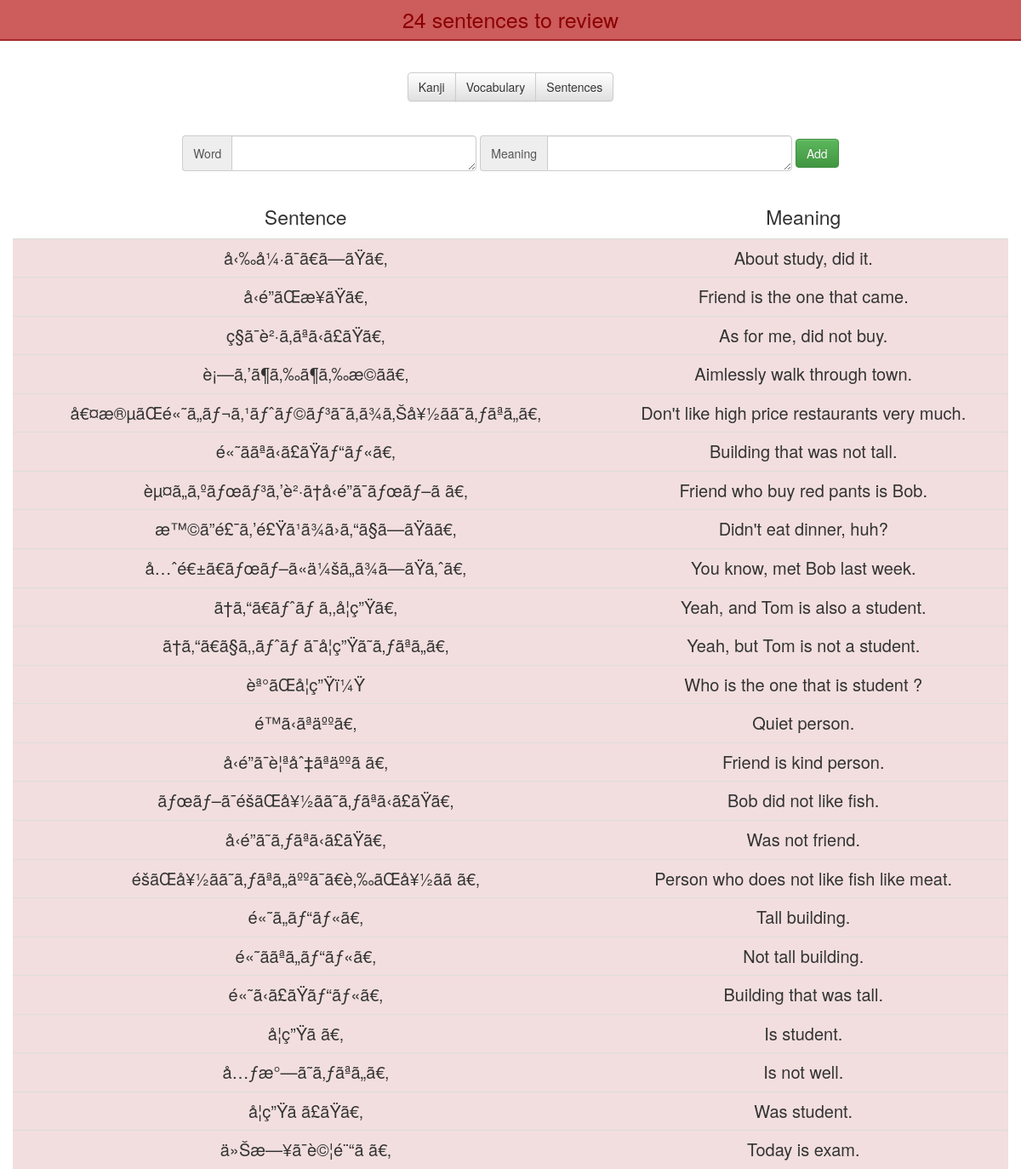
Screenshot of /vocabularyController.php with the database file from the repository.
### tables this page shows
CREATE TABLE `Vocabulary` (
  `id` int(11) NOT NULL AUTO_INCREMENT,
  `chara` text NOT NULL,
  `meaning` text NOT NULL,
  `day` int(11) NOT NULL DEFAULT 1,
  `dateNext` timestamp NOT NULL DEFAULT current_timestamp() ON UPDATE current_timestamp(),
  `toTestKanji` tinyint(4) NOT NULL DEFAULT 0,
  `toTestMeaning` tinyint(4) NOT NULL DEFAULT 0,
  `testable` tinyint(4) NOT NULL DEFAULT 1,
  `word` tinyint(4) NOT NULL DEFAULT 1,
  PRIMARY KEY (`id`)
);

### vocabularyController.php (called while the page is built, shortened)
<?php
include_once("Word.php");
if($_GET["word"]==1) {
    $allWords = getAllWords();
}
else{
    $allWords = getAllSentences();
}
$numberKanji = getNumberToTestKanji($allWords);
$numberMeaning = getNumberToTestMeaning($allWords);
$numberToReview = getNombreARevoir($allWords);
include_once("vocabularyView.php");
?>

### Connection.php (called while the page is built, shortened)
<?php
class Connection{
    private static $bdd = null;
    private function __construct(){
        try{
            self::$bdd = new PDO('mysql:host=localhost;dbname=kanji', 'vivien', '');
        }
        catch(Exception $e){
            die('Erreur : '.$e->getMessage());
        }
    }
    public static function getBdd(){
        return self::$bdd;
    }
}
?>

### Word.php (called while the page is built, shortened)
<?php
class Word{
    private $id;
    private $character;
    private $meaning;
    private $dateNext;
    private $toTestKanji;
    private $toTestMeaning;
    private $class;
    public function __construct($id, $character, $meaning, $day, $dateNext, $toTestKanji, $toTestMeaning, $testable, $word){
        $this->id=$id;
        $this->character=$character;
        $this->meaning=$meaning;
        $this->dateNext=$dateNext;
        $this->toTestKanji=$toTestKanji;
        $this->toTestMeaning=$toTestMeaning;
    }
    public function calculTime(){
        $time = time();
        $second = strtotime($this->dateNext)-$time;
        if($second>0) {
            $jour = floor($second / (60 * 60 * 24));
            $heure = floor(($second - $jour * 24 * 60 * 60) / (60 * 60));
            $minute = floor(($second - $heure * 60 * 60 - $jour * 24 * 60 * 60) / (60));
            $second = floor($second - $minute * 60 - $heure * 60 * 60 - $jour * 24 * 60 * 60);
            if($jour==0){
                $this->class="warning";
                $this->compteur = $heure . "h " . $minute . "m " . $second . "s";
            }
            else
                $this->compteur = $jour . "jours " . $heure . "h " . $minute . "m " . $second . "s";
        }
        else {
            $jour = ceil($second / (60 * 60 * 24));
            $heure = ceil(($second - $jour * 24 * 60 * 60) / (60 * 60));
            $minute = ceil(($second - $heure * 60 * 60 - $jour * 24 * 60 * 60) / (60));
            $second = ceil($second - $minute * 60 - $heure * 60 * 60 - $jour * 24 * 60 * 60);
            if(!($jour==0 && $heure==0 && $second==0 && $minute==0))
                $this->class="danger";
            else
                $this->class="warning";
        }
    }
    public function getId(){
        return $this->id;
    }
    public function getCharacter(){
        return $this->character;
    }
    public function getClass(){
        return $this->class;
    }
    public function getMeaning(){
        return $this->meaning;
    }
    public function getToTestKanji(){
        return $this->toTestKanji;
    }
    public function getToTestMeaning(){
        return $this->toTestMeaning;
    }
    public function getDateNext(){
        return $this->dateNext;
    }
}
include_once("Connection.php");
function getAllSentences(){
    $req = Connection::getBdd()->query("SELECT * FROM Vocabulary WHERE word=0 ORDER BY dateNext");
    while($data = $req->fetch())
        $array[] = new Word($data['id'], $data['chara'], $data['meaning'], $data['day'], $data['dateNext'], $data['toTestKanji'], $data['toTestMeaning'], $data['testable'], $data['word']);
    if(isset($array)) return $array;
}
function getNombreARevoir($all){
    if(isset($all)){
        $nb = 0;
        foreach($all as $word){
            if($word->getDateNext()<date('Y-m-d H:i:s', strtotime('+0day', date(time()))))
                $nb++;
        }
        return $nb;
    }
    return 0;
}
function getNumberToTestMeaning($all){
    $nb = 0;
    return $nb;
}
function getNumberToTestKanji($all){
    $nb = 0;
    return $nb;
}
?>

### vocabularyView.php (the view)
<body>
        <?php if($numberKanji>0 || $numberMeaning>0 || $numberToReview>0){?>
            <div class="review">
                <?php if($numberToReview>0){ ?>
                <div class="reviewKanjiHeader" onclick="document.location.href='vocabularyReview.php?word=<?php echo $_GET["word"] ?>'">
                    <span><?php echo $numberToReview;if($_GET["word"]==1) echo " word"; else echo " sentence";if($numberToReview!=1) echo "s" ?> to review</span>
                </div>
                <?php }if($numberMeaning>0){ ?>
                <div class="testMeaningHeader" onclick="document.location.href='vocabularyTest.php?test=1&word=<?php echo $_GET["word"] ?>'">
                    <span><?php echo $numberMeaning ?> meaning test</span>
                </div>
                <?php }if($numberKanji>0){ ?>
                <div class="testKanjiHeader" onclick="document.location.href='vocabularyTest.php?test=2&word=<?php echo $_GET["word"] ?>'">
                    <span><?php echo $numberKanji ?> japanese test</span>
                </div>
                <?php } ?>
            </div>
        <?php
        }?>
        <div class="page">
            <div class="menu-onglet btn-group" role="group" aria-label="...">
                <button onclick="document.location.href='index.php'" type="button" class="btn btn-default">Kanji</button>
                <button onclick="document.location.href='vocabularyController.php?word=1'" type="button" class="btn <?php if($_GET['word']==1) echo 'btn-info';else echo 'btn-default' ?>">Vocabulary</button>
                <button onclick="document.location.href='vocabularyController.php?word=2'" type="button" class="btn <?php if($_GET['word']==2) echo 'btn-info';else echo 'btn-default' ?>"">Sentences</button>
            </div>
            <form id="form-add" action="vocabularyController.php?word=<?php echo $_GET['word'] ?>" method="post" class="form-inline">
                <div class="form-group">
                <div class="input-group">
                    <div class="input-group-addon">Word</div>
                <textarea autocomplete="off" autocorrect="off" autocapitalize="off" spellcheck="false" type="text" rows="1" class="form-control" name="word"></textarea>
                </div>
                <div class="input-group">
                    <div class="input-group-addon">Meaning</div>
                    <textarea autocomplete="off" autocorrect="off" autocapitalize="off" spellcheck="false" type="text" rows="1" class="form-control" name="meaning"></textarea>
                </div>
                </div>
                <button type="submit" class="btn btn-success">Add</button>
            </form>
        <table class="table">
        <tr>
            <td><?php if($_GET['word']==1) echo 'Word';else echo 'Sentence'?></td>
            <td>Meaning</td>
        </tr>
<?php
    if(isset($allWords)){
        foreach ($allWords as $word){?>
            <tr <?php echo "onclick=document.location.href='vocabularyReview.php?id=".$word->getId()."&word=".$_GET['word']."'" ?> class=<?php echo "'listKanji ".$word->getClass()."'" ?>>
                <td><?php echo $word->getCharacter() ?></td>
                <td><?php echo $word->getMeaning() ?></td>
            </tr>
        <?php
        }
    }?>
    </table>
    </div>
</body>
</html>

### css/style.css (style rules this page uses)
body { --color-background: white; --font-color: rgb(51, 51, 51); background-color: var(--color-background) !important; }
.page { padding-top: 15px; text-align: center; margin-right: auto; margin-left: auto; color: var(--font-color); }
@media (min-width: 768px) { .page { width: 750px; } }
@media (min-width: 992px) { .page { width: 970px; } }
@media (min-width: 1200px) { .page { width: 1170px; } }
.table > tbody > tr:first-child > td { font-size: 23px; border: none; color: var(--font-color); background-color: var(--color-background) !important; }
.table > tbody > tr > td { color: rgb(51, 51, 51); }
td { vertical-align: top; text-align: center; }
table { margin-top: 30px; width: 100%; }
.page > table { margin-bottom: 0px; }
.review { position: fixed; z-index: 1; right: 0; left: 0; font-size: 25px; cursor: pointer; display: flex; }
.reviewKanjiHeader { text-align: center; padding: 5px; background: indianred; border-bottom: 2px solid brown; width: 100%; }
.listKanji { cursor: pointer; }
@media (min-width: 992px) { .listKanji { font-size: 20px; } }
.menu-onglet { margin-top: 70px; }
#form-add { margin-top: 40px; }
.form-control { font-size: 25px; width: 700px; }

### rows the page displays
vocabulary: chara "å‹‰å¼·ã¯ã€ã—ãŸã€‚", meaning "About study, did it."
vocabulary: chara "å‹é”ãŒæ¥ãŸã€‚", meaning "Friend is the one that came."
vocabulary: chara "ç§ã¯è²·ã‚ãªã‹ã£ãŸã€‚", meaning "As for me, did not buy."
vocabulary: chara "è¡—ã‚’ã¶ã‚‰ã¶ã‚‰æ­©ãã€‚", meaning "Aimlessly walk through town."
vocabulary: chara "å€¤æ®µãŒé«˜ã„ãƒ¬ã‚¹ãƒˆãƒ©ãƒ³ã¯ã‚ã¾ã‚Šå¥½ãã˜ã‚ƒãªã„ã€‚", meaning "Don't like high price restaurants very much."
vocabulary: chara "é«˜ããªã‹ã£ãŸãƒ“ãƒ«ã€‚", meaning "Building that was not tall."
vocabulary: chara "èµ¤ã„ã‚ºãƒœãƒ³ã‚’è²·ã†å‹é”ã¯ãƒœãƒ–ã ã€‚", meaning "Friend who buy red pants is Bob."
vocabulary: chara "æ™©ã”é£¯ã‚’é£Ÿã¹ã¾ã›ã‚“ã§ã—ãŸã­ã€‚", meaning "Didn't eat dinner, huh?"
vocabulary: chara "å…ˆé€±ã€ãƒœãƒ–ã«ä¼šã„ã¾ã—ãŸã‚ˆã€‚", meaning "You know, met Bob last week."
vocabulary: chara "ã†ã‚“ã€ãƒˆãƒ ã‚‚å­¦ç”Ÿã€‚", meaning "Yeah, and Tom is also a student."
vocabulary: chara "ã†ã‚“ã€ã§ã‚‚ãƒˆãƒ ã¯å­¦ç”Ÿã˜ã‚ƒãªã„ã€‚", meaning "Yeah, but Tom is not a student."
vocabulary: chara "èª°ãŒå­¦ç”Ÿï¼Ÿ", meaning "Who is the one that is student ?"
vocabulary: chara "é™ã‹ãªäººã€‚", meaning "Quiet person."
vocabulary: chara "å‹é”ã¯è¦ªåˆ‡ãªäººã ã€‚", meaning "Friend is kind person."
vocabulary: chara "ãƒœãƒ–ã¯é­šãŒå¥½ãã˜ã‚ƒãªã‹ã£ãŸã€‚", meaning "Bob did not like fish."
vocabulary: chara "å‹é”ã˜ã‚ƒãªã‹ã£ãŸã€‚", meaning "Was not friend."
vocabulary: chara "é­šãŒå¥½ãã˜ã‚ƒãªã„äººã¯ã€è‚‰ãŒå¥½ãã ã€‚", meaning "Person who does not like fish like meat."
vocabulary: chara "é«˜ã„ãƒ“ãƒ«ã€‚", meaning "Tall building."
vocabulary: chara "é«˜ããªã„ãƒ“ãƒ«ã€‚", meaning "Not tall building."
vocabulary: chara "é«˜ã‹ã£ãŸãƒ“ãƒ«ã€‚", meaning "Building that was tall."
vocabulary: chara "å­¦ç”Ÿã ã€‚", meaning "Is student."
vocabulary: chara "å…ƒæ°—ã˜ã‚ƒãªã„ã€‚", meaning "Is not well."
vocabulary: chara "å­¦ç”Ÿã ã£ãŸã€‚", meaning "Was student."
vocabulary: chara "ä»Šæ—¥ã¯è©¦é¨“ã ã€‚", meaning "Today is exam."

### other values shown
$numberToReview "24"
